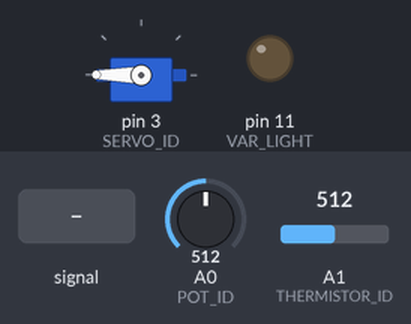
A sketch run on a simulated Arduino Uno, built with avr-gcc and run on an emulated ATmega328P. Shown: servo, output pins drawn as LEDs (lit = HIGH). The test bench sets the inputs (shaded band); at power-on: A1 (THERMISTOR_ID) = 512, A0 (POT_ID) = 512.

Above: at 1.2 s.
1.3 s: A1 (THERMISTOR_ID) fed a 200 Hz sine of ±460 counts around its level
4.3 s: A1 (THERMISTOR_ID) set to 900
5.8 s: A0 (POT_ID) set to 716
At 6.9 s:
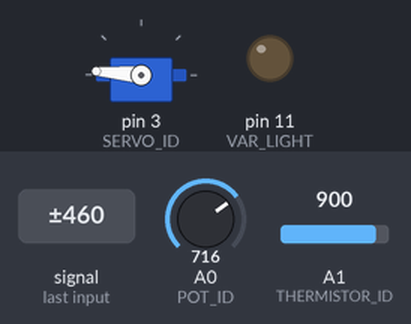
7.3 s: A0 (POT_ID) set to 511
At 8.0 s:
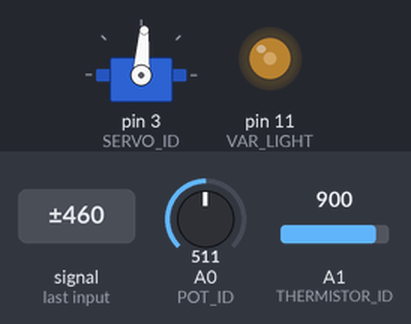
8.8 s: A1 (THERMISTOR_ID) set to 1023
At 9.2 s:
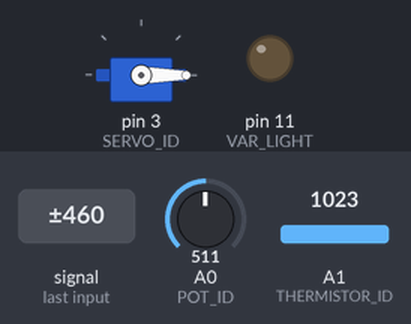
10.3 s: A1 (THERMISTOR_ID) set to 716
At 11.6 s:
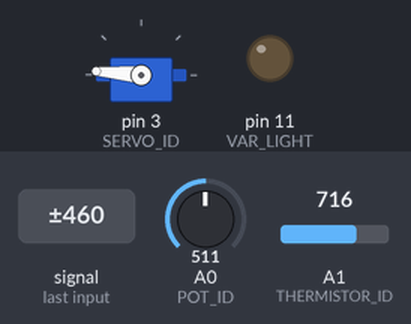
Timing chart, 0 to 12.8 s (numbered marks = the images above; inputs shaded):
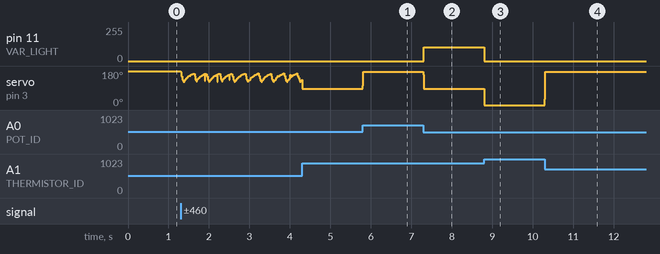

Measured:
- after the input at 5.8 s, servo on pin 3 (SERVO_ID): 87° → 175° at once
- after the input at 7.3 s, pin 11 (VAR_LIGHT): 0/255 → 103/255 at once; servo on pin 3 (SERVO_ID): 175° → 86° at once
- after the input at 8.8 s, pin 11 (VAR_LIGHT): 103/255 → 0/255 at once; servo on pin 3 (SERVO_ID): 86° → 0° at once
- after the input at 10.3 s, servo on pin 3 (SERVO_ID): 0° → 175° at once

The sketch:

thermometer.pde
```cpp
#include <Servo.h>

#define DECAY_FACTOR 5
#define MIN_POT_DISTANCE 90
#define DEBUG 0

#define SERVO_ID 3
#define POT_ID 0
#define THERMISTOR_ID 1
#define THE_LIGHT 13
#define VAR_LIGHT 11

int decayAvg = -1;
int prevRange = 0;
unsigned long lightUntil = 0;

#if DEBUG
int prevValue = -1;
#endif /* DEBUG */

Servo s;

void setup() {
#if DEBUG
    Serial.begin(9600);
#endif /* DEBUG */
    s.attach(SERVO_ID);
}

int computeSmoothedReading(int newReading) {

    if(decayAvg == -1) {
        decayAvg = newReading;
    } else {
        decayAvg = ((decayAvg * DECAY_FACTOR) + newReading) / (DECAY_FACTOR + 1);
    }

    return (int)decayAvg;
}

int angle() {
    // The reading is scaled beyond the range of the servo so it's
    // more sensitive.
    int reading = map(analogRead(THERMISTOR_ID), 0, 1023, 720, 0);

    // The potentiometer is used for calibrating the reading
    int range = map(analogRead(POT_ID), 0, 1023, -720, 720);
    if (abs(range - prevRange) > MIN_POT_DISTANCE) {
        prevRange = range;
        lightUntil = millis() + 5000;
    }

    // Combining the reading and the range, we get the current position
    int rv = computeSmoothedReading(constrain(reading + range, 0, 180));

#if DEBUG
    if (rv != prevValue) {
        Serial.print(reading, DEC);
        Serial.print("/");
        Serial.print(range, DEC);
        Serial.print(" -> ");
        Serial.print(rv, DEC);
        Serial.println("");
        prevValue = rv;
    }
#endif /* DEBUG */

    return rv;
}

void setVarLight(int a) {
    if (millis() < lightUntil) {
        int rel = constrain(abs(90 - a), 0, 20);
        int lightVal = map(rel, 0, 20, 128, 0);
        analogWrite(VAR_LIGHT, lightVal);
    } else {
        analogWrite(VAR_LIGHT, 0);
    }
}

void setAlertLight(int a) {
    // We use the light to indicate whether we're outside of a reasonable
    // calibrated range for the analog display.  You could also just like,
    // Aim for 90°, but that'd be too easy.
    digitalWrite(THE_LIGHT, abs(a - 90) < 45 ? LOW : HIGH);
}

void loop() {
    int a = angle();
    // Move the servo to the computed angle.
    s.write(a);
    // Set the out-of-range alert light.
    setAlertLight(a);
    // Adjust the other light to the distance from 90
    setVarLight(a);
}
```
